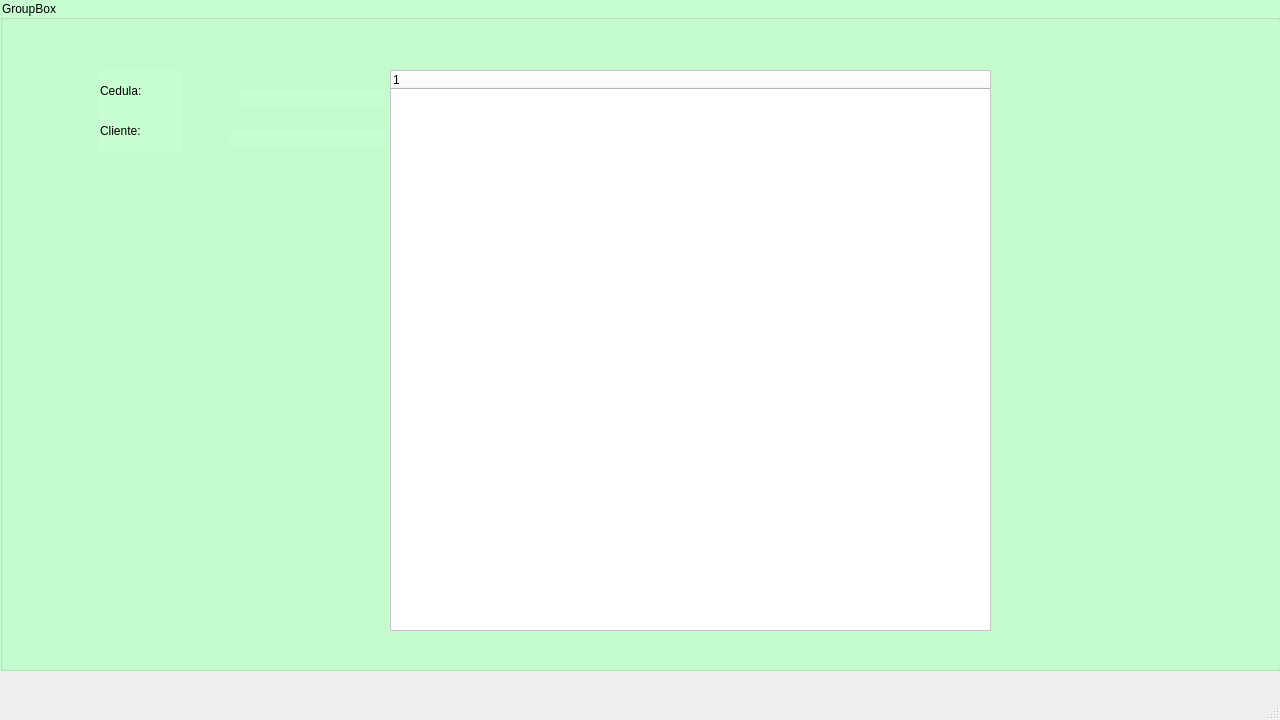
<?xml version="1.0" encoding="UTF-8"?>
<ui version="4.0">
 <class>MainWindow</class>
 <widget class="QMainWindow" name="MainWindow">
  <property name="geometry">
   <rect>
    <x>0</x>
    <y>0</y>
    <width>1280</width>
    <height>720</height>
   </rect>
  </property>
  <property name="minimumSize">
   <size>
    <width>1280</width>
    <height>720</height>
   </size>
  </property>
  <property name="maximumSize">
   <size>
    <width>1280</width>
    <height>720</height>
   </size>
  </property>
  <property name="windowTitle">
   <string>MainWindow</string>
  </property>
  <widget class="QWidget" name="centralwidget">
   <widget class="QGroupBox" name="groupBox">
    <property name="geometry">
     <rect>
      <x>0</x>
      <y>0</y>
      <width>1281</width>
      <height>671</height>
     </rect>
    </property>
    <property name="styleSheet">
     <string notr="true">background-color: rgb(209, 209, 209);
background-color: rgb(222, 255, 223);
background-color: rgb(199, 255, 208);</string>
    </property>
    <property name="title">
     <string>GroupBox</string>
    </property>
    <widget class="QLabel" name="label">
     <property name="geometry">
      <rect>
       <x>100</x>
       <y>110</y>
       <width>81</width>
       <height>41</height>
      </rect>
     </property>
     <property name="styleSheet">
      <string notr="true">font: 14pt &quot;MS Shell Dlg 2&quot;;</string>
     </property>
     <property name="text">
      <string>Cliente:</string>
     </property>
    </widget>
    <widget class="QLabel" name="label_2">
     <property name="geometry">
      <rect>
       <x>100</x>
       <y>70</y>
       <width>81</width>
       <height>41</height>
      </rect>
     </property>
     <property name="styleSheet">
      <string notr="true">font: 14pt &quot;MS Shell Dlg 2&quot;;</string>
     </property>
     <property name="text">
      <string>Cedula:</string>
     </property>
    </widget>
    <widget class="QLabel" name="campo_cc">
     <property name="geometry">
      <rect>
       <x>240</x>
       <y>90</y>
       <width>351</width>
       <height>16</height>
      </rect>
     </property>
     <property name="styleSheet">
      <string notr="true">font: 11pt &quot;MS Shell Dlg 2&quot;;</string>
     </property>
     <property name="text">
      <string/>
     </property>
    </widget>
    <widget class="QLabel" name="campo_cliente">
     <property name="geometry">
      <rect>
       <x>230</x>
       <y>130</y>
       <width>351</width>
       <height>16</height>
      </rect>
     </property>
     <property name="styleSheet">
      <string notr="true">font: 11pt &quot;MS Shell Dlg 2&quot;;</string>
     </property>
     <property name="text">
      <string/>
     </property>
    </widget>
    <widget class="QTreeWidget" name="treeWidget">
     <property name="geometry">
      <rect>
       <x>390</x>
       <y>70</y>
       <width>601</width>
       <height>561</height>
      </rect>
     </property>
     <property name="styleSheet">
      <string notr="true">background-color: rgb(255, 255, 255);</string>
     </property>
     <column>
      <property name="text">
       <string notr="true">1</string>
      </property>
     </column>
    </widget>
   </widget>
  </widget>
  <widget class="QMenuBar" name="menubar">
   <property name="geometry">
    <rect>
     <x>0</x>
     <y>0</y>
     <width>1280</width>
     <height>26</height>
    </rect>
   </property>
  </widget>
  <widget class="QStatusBar" name="statusbar"/>
 </widget>
 <resources/>
 <connections/>
</ui>
